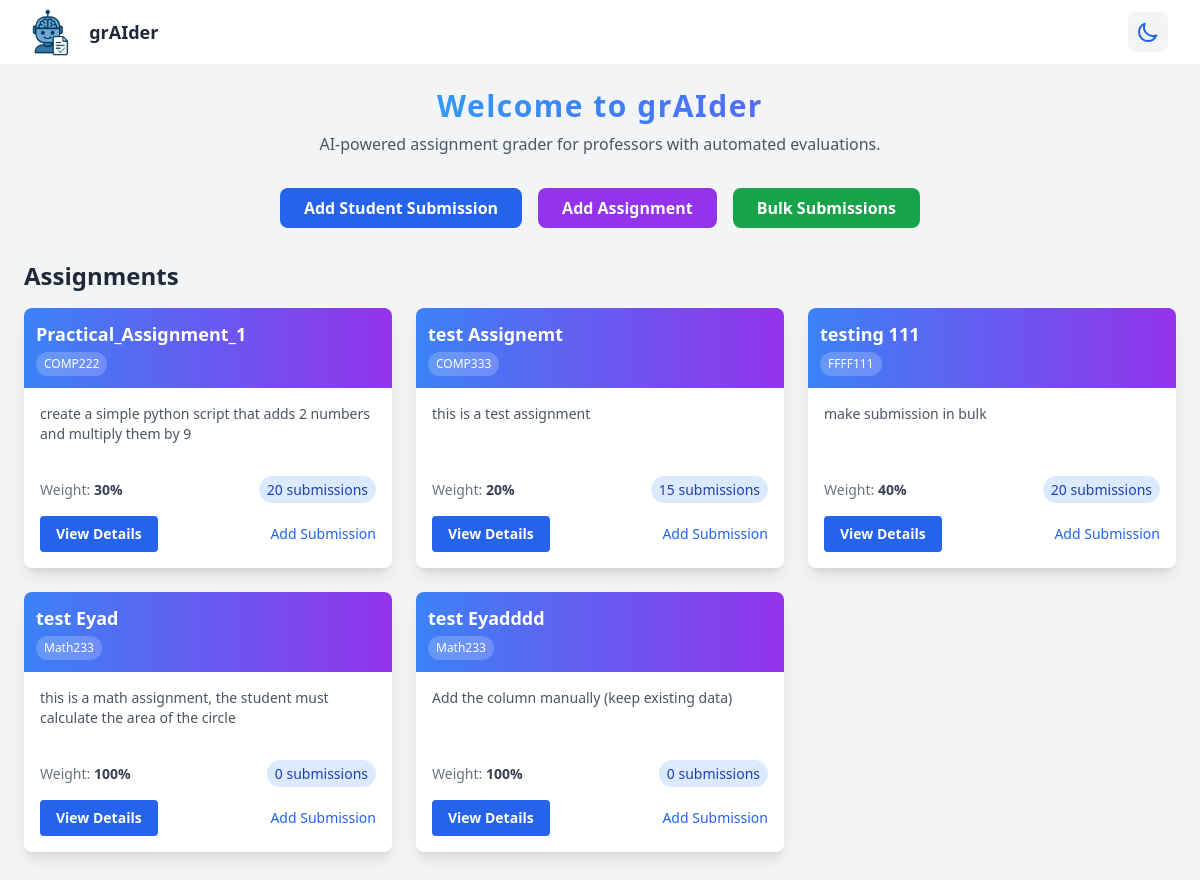
The page / on the database its author committed.
### app.py (models this page shows, shortened)
class Assignment(db.Model):
    id = db.Column(db.Integer, primary_key=True)
    name = db.Column(db.String(100), nullable=False)
    description = db.Column(db.Text, nullable=False)
    course = db.Column(db.String(100))
    weight = db.Column(db.Integer, default=100)
    subject = db.Column(db.String(100))
    rubric = db.Column(db.JSON)
    created_at = db.Column(db.DateTime, default=datetime.datetime.utcnow)
    submissions = db.relationship('Submission', backref='assignment', lazy=True)

### app.py (the view)
@app.route("/")
def home():
    assignments = Assignment.query.all()
    students = Student.query.all()
    return render_template("index.html", assignments=assignments, students=students)

### templates/index.html (shortened to what this page needs)
{% extends "base.html" %}
{% block content %}
<div class="p-6 bg-gray-100 dark:bg-gray-900 min-h-screen">
  <div class="text-center mb-8">
    <h1 id="welcome-heading" class="text-3xl font-bold text-transparent bg-clip-text bg-gradient-to-r from-cyan-400 via-blue-500 to-purple-600 animate-bounce tracking-wider">Welcome to grAIder</h1>
    <p class="mt-2 text-gray-600 dark:text-gray-300">
      AI-powered assignment grader for professors with automated evaluations.
    </p>
  </div>
  <div class="flex flex-wrap justify-center gap-4 mb-8">
    <button
      class="bg-blue-600 hover:bg-blue-700 text-white font-semibold py-2 px-6 rounded-lg transition"
      id="showStudentPopupBtn"
    >
      Add Student Submission
    </button>
    <button
      class="bg-purple-600 hover:bg-purple-700 text-white font-semibold py-2 px-6 rounded-lg transition"
      id="showAssignmentPopupBtn"
    >
      Add Assignment
    </button>
    <a
      href="{{ url_for('bulk_management') }}"
      class="bg-green-600 hover:bg-green-700 text-white font-semibold py-2 px-6 rounded-lg transition"
    >
      Bulk Submissions
    </a>
  </div>
  <div class="max-w-6xl mx-auto">
    <h2 class="text-2xl font-bold text-gray-800 dark:text-white mb-4">Assignments</h2>
    {% if assignments %}
      <div class="grid grid-cols-1 md:grid-cols-2 lg:grid-cols-3 gap-6 mb-8">
        {% for assignment in assignments %}
          <div class="bg-white dark:bg-gray-800 rounded-lg shadow-lg overflow-hidden hover:shadow-xl transition duration-300">
            <div class="bg-gradient-to-r from-blue-500 to-purple-600 p-3">
              <h3 class="text-lg font-semibold text-white">{{ assignment.name }}</h3>
              {% if assignment.course %}
                <span class="inline-block px-2 py-1 mt-1 text-xs bg-white/20 rounded-full text-white">{{ assignment.course }}</span>
              {% endif %}
            </div>
            <div class="p-4">
              <p class="text-gray-600 dark:text-gray-300 text-sm mb-3 h-16 overflow-hidden">
                {{ assignment.description | truncate(100) }}
              </p>
              <div class="flex justify-between items-center">
                <div class="text-sm">
                  <span class="text-gray-500 dark:text-gray-400">Weight: </span>
                  <span class="font-semibold text-gray-700 dark:text-gray-300">{{ assignment.weight }}%</span>
                </div>
                <div class="text-sm">
                  <span class="bg-blue-100 dark:bg-blue-900 text-blue-800 dark:text-blue-200 px-2 py-1 rounded-full">
                    {{ assignment.submissions | length if assignment.submissions else 0 }} submissions
                  </span>
                </div>
              </div>
              <div class="mt-4 flex justify-between">
                <a href="{{ url_for('view_assignment', assignment_id=assignment.id) }}"
                   class="inline-block bg-blue-600 hover:bg-blue-700 text-white text-sm font-semibold py-2 px-4 rounded transition">
                  View Details
                </a>
                <button
                  class="text-sm text-blue-600 hover:text-blue-800 dark:text-blue-400 dark:hover:text-blue-300 add-submission-btn"
                  data-id="{{ assignment.id }}"
                  data-name="{{ assignment.name }}">
                  Add Submission
                </button>
              </div>
            </div>
          </div>
        {% endfor %}
      </div>
    {% endif %}
  </div>
{% endblock %}

### rows shown on the page
Assignment: name "Practical_Assignment_1", course "COMP222", description "create a simple python script that adds 2 numbers and multiply them by 9", weight "30", submissions|length "20"
Assignment: name "test Assignemt", course "COMP333", description "this is a test assignment", weight "20", submissions|length "15"
Assignment: name "testing 111", course "FFFF111", description "make submission in bulk", weight "40", submissions|length "20"
Assignment: name "test Eyad", course "Math233", description "this is a math assignment, the student must calculate the area of the circle", weight "100", submissions|length "0"
Assignment: name "test Eyadddd", course "Math233", description "Add the column manually (keep existing data)", weight "100", submissions|length "0"
